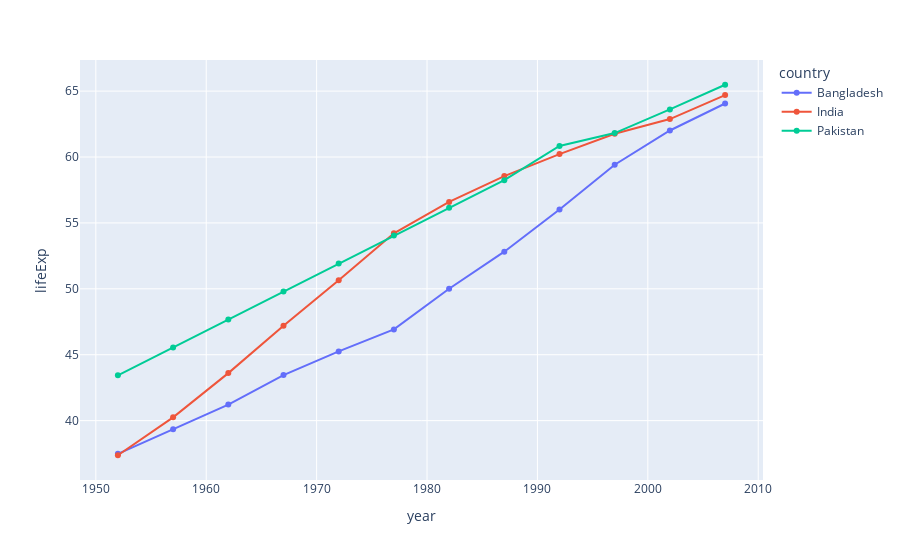

Write notebook code for a chart like this one.
### Code cell
# plot line 
fig = px.line(gap_temp, x='year', y='lifeExp', color='country', markers=True)
fig.show()
fig.write_image('./output/02_line_c.png', scale=3)

### Figure 1 — Plotly figure (JSON) as saved in the notebook; plotly's stock layout.template omitted (floating-point values rounded to 4 significant figures)
{"data": [{"hovertemplate": "country=Bangladesh<br>year=%{x}<br>lifeExp=%{y}<extra></extra>", "legendgroup": "Bangladesh", "line": {"color": "#636efa", "dash": "solid"}, "marker": {"symbol": "circle"}, "mode": "lines+markers", "name": "Bangladesh", "orientation": "v", "showlegend": true, "type": "scatter", "x": [1952, 1957, 1962, 1967, 1972, 1977, 1982, 1987, 1992, 1997, 2002, 2007], "xaxis": "x", "y": [37.48, 39.35, 41.22, 43.45, 45.25, 46.92, 50.01, 52.82, 56.02, 59.41, 62.01, 64.06], "yaxis": "y"}, {"hovertemplate": "country=India<br>year=%{x}<br>lifeExp=%{y}<extra></extra>", "legendgroup": "India", "line": {"color": "#EF553B", "dash": "solid"}, "marker": {"symbol": "circle"}, "mode": "lines+markers", "name": "India", "orientation": "v", "showlegend": true, "type": "scatter", "x": [1952, 1957, 1962, 1967, 1972, 1977, 1982, 1987, 1992, 1997, 2002, 2007], "xaxis": "x", "y": [37.37, 40.25, 43.6, 47.19, 50.65, 54.21, 56.6, 58.55, 60.22, 61.77, 62.88, 64.7], "yaxis": "y"}, {"hovertemplate": "country=Pakistan<br>year=%{x}<br>lifeExp=%{y}<extra></extra>", "legendgroup": "Pakistan", "line": {"color": "#00cc96", "dash": "solid"}, "marker": {"symbol": "circle"}, "mode": "lines+markers", "name": "Pakistan", "orientation": "v", "showlegend": true, "type": "scatter", "x": [1952, 1957, 1962, 1967, 1972, 1977, 1982, 1987, 1992, 1997, 2002, 2007], "xaxis": "x", "y": [43.44, 45.56, 47.67, 49.8, 51.93, 54.04, 56.16, 58.24, 60.84, 61.82, 63.61, 65.48], "yaxis": "y"}], "layout": {"legend": {"title": {"text": "country"}, "tracegroupgap": 0}, "margin": {"t": 60}, "xaxis": {"anchor": "y", "domain": [0, 1], "title": {"text": "year"}}, "yaxis": {"anchor": "x", "domain": [0, 1], "title": {"text": "lifeExp"}}}}
